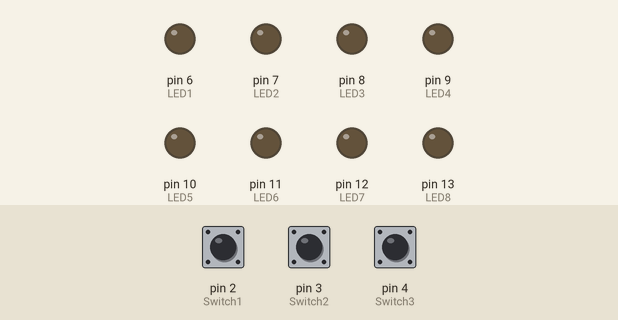
Bench run of a sketch on a simulated Arduino Uno, built with avr-gcc and run on an emulated ATmega328P. Parts: output pins drawn as LEDs (lit = HIGH). Dashed ring = blinking. The test bench sets the inputs (shaded band); at power-on: pin 2 (Switch1) LOW, pin 4 (Switch3) LOW, pin 3 (Switch2) LOW.

Above: at 1.2 s.
1.3 s: pin 2 (Switch1) pulled HIGH for 0.15 s
At 1.45 s:
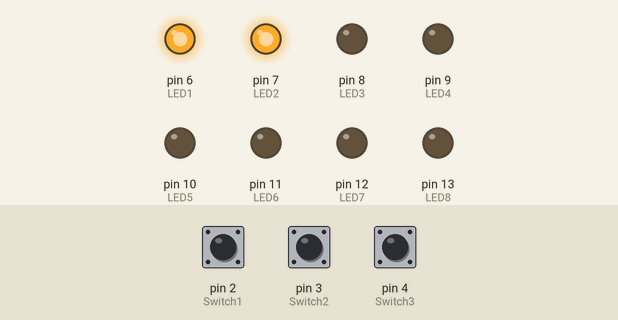
4.3 s: pin 4 (Switch3) pulled HIGH for 3.2 s
At 4.45 s:
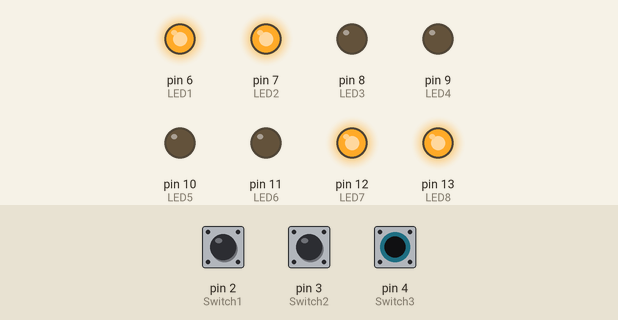
9.0 s: pin 2 (Switch1) pulled HIGH for 3.2 s
At 9.25 s:
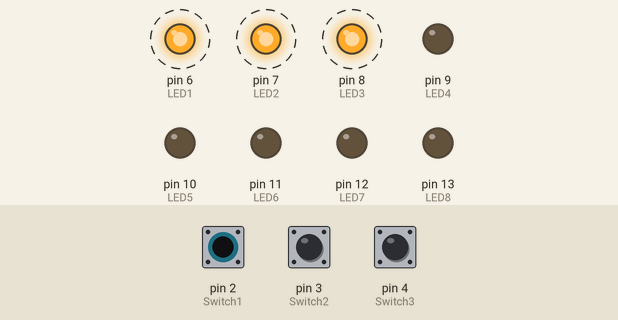
13.7 s: pin 3 (Switch2) pulled HIGH for 3.2 s
At 13.95 s:
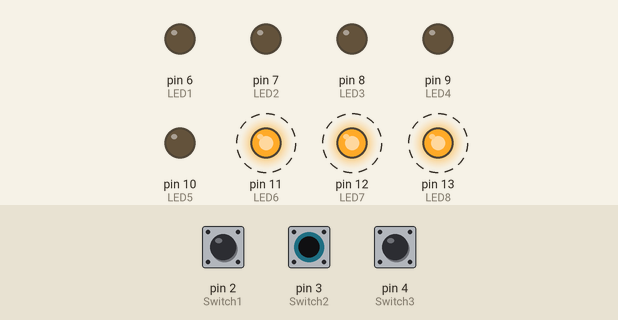
Timing chart, 0 to 18.4 s (numbered marks = the images above; inputs shaded):
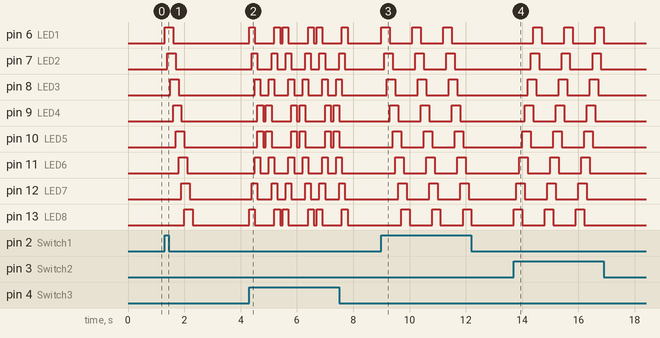

The sketch:

105-LED-Scanner.ino
```cpp
/* Project 105 - LED Scanner,
enter lighting options using the dip switch
show patterns on the LEDs
*/

// These variables are used to show how the devices are connected to the HERO pins
int Switch1 = 2;     // Switch 1 of our DIP switch is attached to pin 9
int Switch2 = 3;     // Switch 2 of our DIP switch is attached to pin 10
int Switch3 = 4;     // Switch 3 of our DIP switch is attached to pin 11
int LED1 = 6;        // 1
int LED2 = 7;        // 2
int LED3 = 8;        // 3
int LED4 = 9;        // 4
int LED5 = 10;       // 5
int LED6 = 11;       // 6
int LED7 = 12;       // 7
int LED8 = 13;       // 8

void setup()
{
  pinMode(Switch1, INPUT); // 3 switches as input
  pinMode(Switch2, INPUT);
  pinMode(Switch3, INPUT);

  pinMode(LED1, OUTPUT); // 8 LEDs as outputs
  pinMode(LED2, OUTPUT);
  pinMode(LED3, OUTPUT);
  pinMode(LED4, OUTPUT);
  pinMode(LED5, OUTPUT);
  pinMode(LED6, OUTPUT);
  pinMode(LED7, OUTPUT);
  pinMode(LED8, OUTPUT);
}

void loop(){

  // these variables are only used in this function, so do not need to be defined at the start of this program
  int Sw1=digitalRead(Switch1);
  int Sw2=digitalRead(Switch2);
  int Sw3=digitalRead(Switch3);

  if (Sw1 == HIGH) {  // scan left to right
    digitalWrite(LED1,HIGH);
    delay(100);
    digitalWrite(LED2,HIGH);
    delay(100);
    digitalWrite(LED3,HIGH);
    delay(100);
    digitalWrite(LED4,HIGH);
    digitalWrite(LED1,LOW);
    delay(100);
    digitalWrite(LED5,HIGH);
    digitalWrite(LED2,LOW);
    delay(100);
    digitalWrite(LED6,HIGH);
    digitalWrite(LED3,LOW);
    delay(100);
    digitalWrite(LED7,HIGH);
    digitalWrite(LED4,LOW);
    delay(100);
    digitalWrite(LED8,HIGH);
    digitalWrite(LED5,LOW);
    delay(100);
    digitalWrite(LED6,LOW);
    delay(100);
    digitalWrite(LED7,LOW);
    delay(100);
    digitalWrite(LED8,LOW);
    delay(100);
  }
  if (Sw2 == HIGH) {  // scan right to left
    digitalWrite(LED8,HIGH);
    delay(100);
    digitalWrite(LED7,HIGH);
    delay(100);
    digitalWrite(LED6,HIGH);
    delay(100);
    digitalWrite(LED5,HIGH);
    digitalWrite(LED8,LOW);
    delay(100);
    digitalWrite(LED4,HIGH);
    digitalWrite(LED7,LOW);
    delay(100);
    digitalWrite(LED3,HIGH);
    digitalWrite(LED6,LOW);
    delay(100);
    digitalWrite(LED2,HIGH);
    digitalWrite(LED5,LOW);
    delay(100);
    digitalWrite(LED1,HIGH);
    digitalWrite(LED4,LOW);
    delay(100);
    digitalWrite(LED3,LOW);
    delay(100);
    digitalWrite(LED2,LOW);
    delay(100);
    digitalWrite(LED1,LOW);
    delay(100);
  }
  if (Sw3 == HIGH) {  // scan to center and back
    digitalWrite(LED8,HIGH);
    digitalWrite(LED1,HIGH);
    delay(100);
    digitalWrite(LED7,HIGH);
    digitalWrite(LED2,HIGH);
    delay(100);
    digitalWrite(LED6,HIGH);
    digitalWrite(LED3,HIGH);
    digitalWrite(LED8,LOW);
    digitalWrite(LED1,LOW);
    delay(100);
    digitalWrite(LED5,HIGH);
    digitalWrite(LED4,HIGH);
    digitalWrite(LED7,LOW);
    digitalWrite(LED2,LOW);
    delay(100);
    digitalWrite(LED6,LOW);
    digitalWrite(LED3,LOW);
    delay(100);
    digitalWrite(LED5,LOW);
    digitalWrite(LED4,LOW);
    delay(100);
    digitalWrite(LED5,HIGH);
    digitalWrite(LED4,HIGH);
    delay(100);
    digitalWrite(LED6,HIGH);
    digitalWrite(LED3,HIGH);
    delay(100);
    digitalWrite(LED7,HIGH);
    digitalWrite(LED2,HIGH);
    digitalWrite(LED5,LOW);
    digitalWrite(LED4,LOW);
    delay(100);
    digitalWrite(LED8,HIGH);
    digitalWrite(LED1,HIGH);
    digitalWrite(LED6,LOW);
    digitalWrite(LED3,LOW);
    delay(100);
    digitalWrite(LED7,LOW);
    digitalWrite(LED2,LOW);
    delay(100);
    digitalWrite(LED8,LOW);
    digitalWrite(LED1,LOW);
    delay(100);
  }
}
```

Measured:
- after the input at 1.3 s, pin 6 (LED1): LOW → HIGH at once, → LOW 0.30 s later; pin 7 (LED2): LOW → HIGH after 0.10 s, → LOW 0.30 s later; pin 8 (LED3): LOW → HIGH after 0.20 s, → LOW 0.30 s later; pin 9 (LED4): LOW → HIGH after 0.30 s, → LOW 0.30 s later; pin 10 (LED5): LOW → HIGH after 0.40 s, → LOW 0.30 s later
- after the input at 4.3 s, pin 6 (LED1): LOW → HIGH at once, then repeats every 1.2 s: LOW 0.70 s, HIGH 0.20 s, LOW 0.10 s, HIGH 0.20 s; pin 7 (LED2): LOW → HIGH after 0.10 s, then repeats every 1.2 s: LOW 0.50 s, HIGH 0.20 s, LOW 0.30 s, HIGH 0.20 s
- after the input at 9.0 s, pin 6 (LED1): alternates HIGH for 0.30 s and LOW for 0.80 s, 6 changes in all, then stays LOW, starting at once; pin 7 (LED2): alternates HIGH for 0.30 s and LOW for 0.80 s, 6 changes in all, then stays LOW, starting after 0.10 s
- after the input at 13.7 s, pin 6 (LED1): alternates HIGH for 0.30 s and LOW for 0.80 s, 6 changes in all, then stays LOW, starting after 0.70 s; pin 7 (LED2): alternates HIGH for 0.30 s and LOW for 0.80 s, 6 changes in all, then stays LOW, starting after 0.60 s
